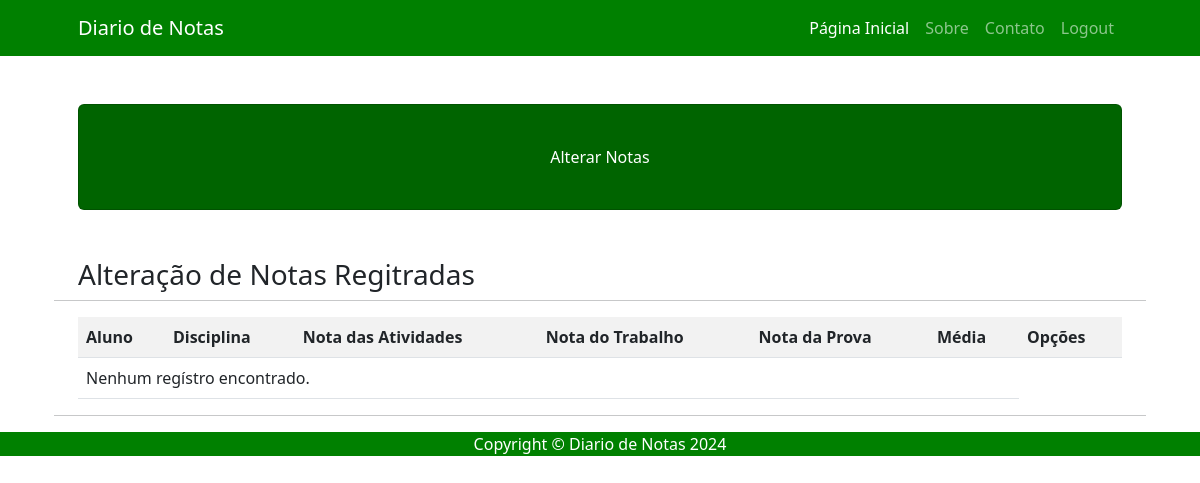
The page /alterar/ (signed in) on the database as committed earlier.
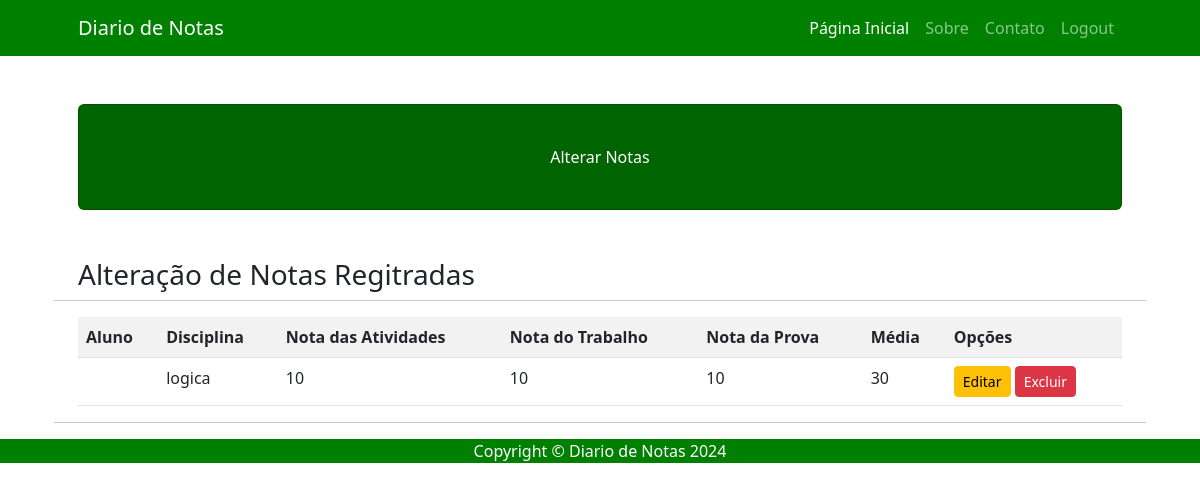
The same page on the database as committed later.
### usuarios/models.py (models this page shows)
class Nota(models.Model):
    nome_aluno = models.CharField(max_length=200)
    disciplina = models.CharField(max_length=200)
    nota_atividades = models.IntegerField(default=0)
    nota_trabalho = models.IntegerField(default=0)
    nota_prova = models.IntegerField(default=0)
    media = models.IntegerField(blank= True, default = 0)

### usuarios/views.py (the view)
# urls.py: path('alterar/', views.alterar, name='alterar'),
def alterar(request):
  if request.method == "GET":
   if request.user.is_authenticated:
     lista_notas= Nota.objects.all()
     discionario_notas= {'lista_notas': lista_notas}
     return render(request, 'usuarios/alterar.html',discionario_notas)
   else:
      return HttpResponse("Faça o login para acessar! ")

### usuarios/templates/usuarios/alterar.html (shortened to what this page needs)
{% extends 'usuarios/base.html' %}
{% block titulo %}Alterar Notas{% endblock %}
{% block conteudo %}
<h3>Alteração de Notas Regitradas</h3>
<hr>
<div class="table-responsive">
    <table class="table table-striped">
        <tr>
            <th>Aluno</th>
            <th>Disciplina</th>
            <th>Nota das Atividades</th>
            <th>Nota do Trabalho</th>
            <th>Nota da Prova</th>
            <th>Média</th>
            <th>Opções</th>
        </tr>
        {% for campo in lista_notas %}
        <tr>
            <td>{{ user.first_name }}</td>
            <td>{{ campo.disciplina }}</td>
            <td>{{ campo.nota_atividades }}</td>
            <td>{{ campo.nota_trabalho }}</td>
            <td>{{ campo.nota_prova }}</td>
            <td>{{ campo.media }}</td>
            <td>
                <a href="{% url 'editar_verificacao' campo.pk %}" class = "btn btn-warning btn-sm">Editar</a>
                <a href="{% url 'excluir_verificacao' campo.pk %}" class = "btn btn-danger btn-sm">Excluir</a>
            </td>
        </tr>
        {% empty %}
        <tr>
            <td colspan="6">Nenhum regístro encontrado.</td>
        </tr>
        {% endfor %}
    </table>
</div>
<hr>
{% endblock %}

### usuarios/templates/usuarios/base.html (shortened to what this page needs)
{% load static %}
<!DOCTYPE html>
<html lang="pt-br">
<head>
    <link href="{% static 'css/bootstrap.min.css' %}" rel="stylesheet">
</head>
<body>
     <nav class="navbar navbar-expand-lg navbar-dark" style="background-color: #008000;">
        <div class="container px-5">
            <a class="navbar-brand" href="{% url 'home' %}">Diario de Notas</a>
            <div class="collapse navbar-collapse" id="navbarSupportedContent">
                <ul class="navbar-nav ms-auto mb-2 mb-lg-0">
                    <li class="nav-item"><a class="nav-link active" aria-current="page" href="{% url 'home' %}">Página Inicial</a></li>
                    <li class="nav-item"><a class="nav-link" href="#!">Sobre</a></li>
                    <li class="nav-item"><a class="nav-link" href="#!">Contato</a></li>
                    <li class="nav-item"><a class="nav-link" href="{% url 'logout' %}">Logout</a></li>
                </ul>
            </div>
        </div>
    </nav>
    <div class="container px-4 px-lg-5">
        <div class="card text-white my-5 py-4 text-center" style="background-color: #006400;">
            <div class="card-body"><p class="text-white m-0">{% block titulo %}Seja bem vindo(a) ao portal de notas, aqui você encontrarar todos os dados das suas disciplinas.{% endblock %}</p></div>
        </div>
        <div class="row gx-4 gx-lg-5">
            {% block conteudo %}{% endblock %}
        </div>
    </div>
    <footer class="fixed-botton" style="background-color: #008000;">
        <div class="container px-4 px-lg-5"><p class="m-0 text-center text-white">Copyright &copy; Diario de Notas 2024</p></div>
    </footer>
</body>
</html>

Rows that differ between the two databases and show on the page:
added Nota: disciplina "logica", nota_atividades "10", nota_trabalho "10", nota_prova "10", media "30"
Other text that changed with them:
text no longer shown: "Nenhum regístro encontrado."
